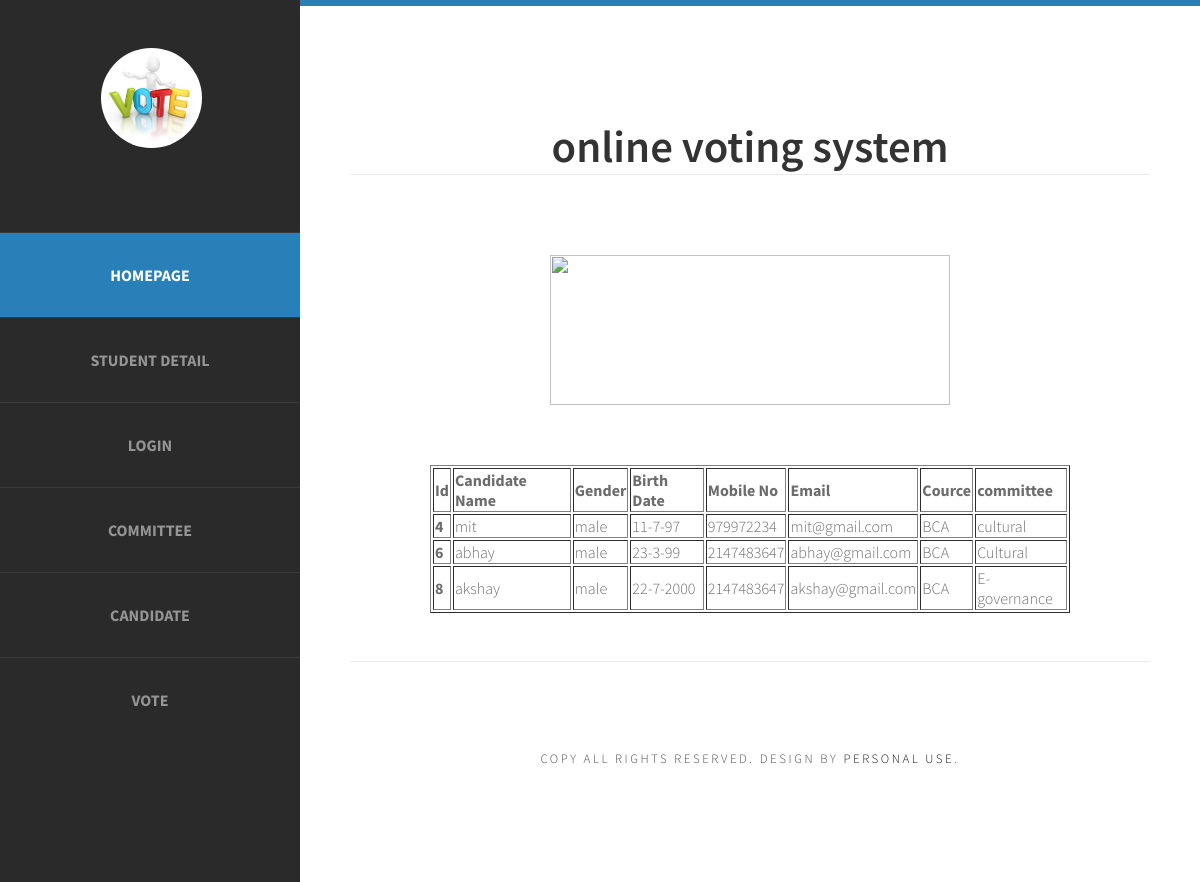
/SOURCECODE/project/candidate.php, run on the app's committed database.
### tables this page shows
CREATE TABLE `candidate` (
  `c_id` int(3) NOT NULL,
  `c_fnm` varchar(200) NOT NULL,
  `c_gender` varchar(20) NOT NULL,
  `c_bd` varchar(20) NOT NULL,
  `c_mno` int(12) NOT NULL,
  `c_email` varchar(40) NOT NULL,
  `c_cource` varchar(16) NOT NULL,
  `c_committee` varchar(30) NOT NULL,
  `c_time` bigint(20) NOT NULL,
  `c_status` int(1) NOT NULL DEFAULT 1
);

### SOURCECODE/project/candidate.php (the view, shortened to what this page needs)
<?php
	include("include/header.php");
?>
<div id="featured">
			<div class="title">
				<h2>
				<img src="images/candidates-image.jpg" height="150px" width="400px"/>
				</h2>
			</div>
			<ul class="style1">
<?php
		include("include/config.php");
		$c_q="select * from candidate";
		$c_res=mysqli_query($link,$c_q);
?>
<table border=1px #000>
<thead>
	<tr>
		<th>Id</th>
		<th>Candidate Name</th>
		<th>Gender</th>
		<th>Birth Date</th>
		<th>Mobile No</th>
		<th>Email</th>
		<th>Cource</th>
		<th>committee</th>
	</tr>
	</thead>
	<tbody>
	<?php
	while($c_row=mysqli_fetch_assoc($c_res))
	 {
		echo "<tr><th>";
		echo $c_row["c_id"];
		echo "</th><td>";
		echo $c_row["c_fnm"];
		echo "</td><td>";
		echo $c_row["c_gender"];
		echo "</td><td>";
		echo $c_row["c_bd"];
		echo "</td><td>";
		echo $c_row["c_mno"];
		echo "</td><td>";
		echo $c_row["c_email"];
		echo "</td><td>";
		echo $c_row["c_cource"];
		echo "</td><td>";
		echo $c_row["c_committee"];
		echo "</td></tr>";
	}
	 ?>
	 </tbody>
	  </table>
	 </div>
		</div>
		<?php
		include("include/footer.php");
	?>

### SOURCECODE/project/default.css (style rules this page uses)
html, body { height: 100%; }
body { margin: 0px; padding: 0px; background: #202020; font-family: 'Source Sans Pro', sans-serif; font-size: 12pt; font-weight: 300; color: #444444; }
h1, h2, h3 { margin: 0; padding: 0; font-weight: 600; color: #333333; }
p, ol, ul { margin-top: 0; }
ol, ul { padding: 0; list-style: none; }
ul.style1 { margin: 0 auto; padding: 0; width: 80%; overflow: hidden; list-style: none; text-align: left; color: #6c6c6c }
.box1, .box2, .box3, { float: left; margin-right: 20px; }
.boxA, .boxB, { float: left; margin-right: 20px; }
.title { margin-bottom: 3em; }
.title h2 { text-transform: lowercase; font-size: 2.8em; }
#featured { overflow: hidden; margin-bottom: 3em; padding-top: 5em; border-top: 1px solid rgba(0,0,0,0.08); }

### data on the page
candidate: c_id "4", c_fnm "mit", c_gender "male", c_bd "11-7-97", c_mno "979972234", c_email "mit@gmail.com", c_cource "BCA", c_committee "cultural"
candidate: c_id "6", c_fnm "abhay", c_gender "male", c_bd "23-3-99", c_mno "2147483647", c_email "abhay@gmail.com", c_cource "BCA", c_committee "Cultural"
candidate: c_id "8", c_fnm "akshay", c_gender "male", c_bd "22-7-2000", c_mno "2147483647", c_email "akshay@gmail.com", c_cource "BCA", c_committee "E-governance"
